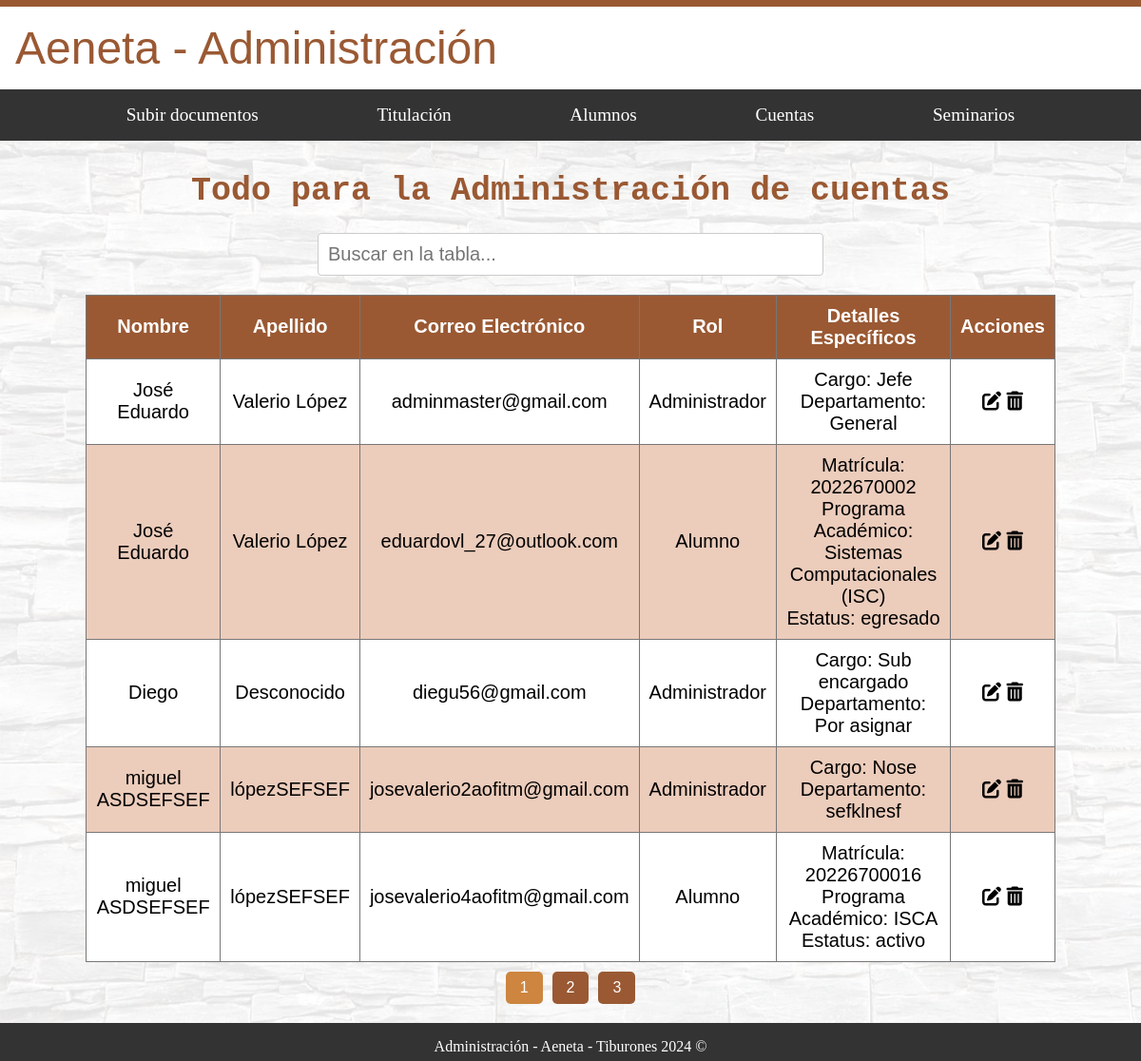
The page /administracion/cuentas/administrar_cuentas/ (signed in) on the database its author committed.
### usuarios/models.py (models this page shows)
class CustomUser(AbstractUser):
    nombre = models.CharField(max_length=100)
    apellido = models.CharField(max_length=100)
    correo_electronico = models.EmailField(unique=True)
    is_administrador = models.BooleanField(default=False)
    is_alumno = models.BooleanField(default=False)
    is_docente = models.BooleanField(default=False)
    matricula = models.CharField(max_length=20, blank=True, null=True)
    programa_academico = models.CharField(max_length=100, blank=True, null=True)
    estatus = models.CharField(max_length=20, choices=[('activo', 'Activo'), ('egresado', 'Egresado')], blank=True, null=True)
    especialidad = models.CharField(max_length=100, blank=True, null=True)
    departamento_docente = models.CharField(max_length=100, blank=True, null=True)
    cargo = models.CharField(max_length=100, blank=True, null=True)
    departamento_admin = models.CharField(max_length=100, blank=True, null=True)

### administracion/views.py (the view)
# urls.py: path('cuentas/administrar_cuentas/', AdministracionAdminCuentas.as_view(), name='administrar_cuentas'),
class AdministracionAdminCuentas(AdminRequiredMixin, TemplateView):
    template_name = 'administracion/cuentas/administrar_cuentas.html'
    def get_context_data(self, **kwargs):
        context = super().get_context_data(**kwargs)
        context['usuarios'] = CustomUser.objects.all()
        return context

### administracion/mixins.py (called while the page is built)
    def dispatch(self, request, *args, **kwargs):
        if not request.user.is_authenticated:
            return self.handle_no_permission()
        if not getattr(request.user, 'is_administrador', False):  # Usar getattr para manejar si el atributo no existe
            messages.error(request, 'No tienes permiso para ver esta página.')
            return redirect('nombre_de_la_url_por_defecto')
        return super().dispatch(request, *args, **kwargs)

### administracion/templates/administracion/cuentas/administrar_cuentas.html (shortened to what this page needs)
{% extends "base_generic_Administracion.html" %}
{% load static%}
{% block content %}
  <div id="fondo">
    <div class="contenedor_principal letra_texto">
      <h1 class="letra_titulos">Todo para la Administración de cuentas</h1>
      <input type="text" id="searchInput" onkeyup="filterTable()" placeholder="Buscar en la tabla..." class="letra_texto">
      <table border="1" id="userTable">
        <thead>
          <tr>
            <th>Nombre</th>
            <th>Apellido</th>
            <th>Correo Electrónico</th>
            <th>Rol</th>
            <th>Detalles Específicos</th>
            <th>Acciones</th>
          </tr>
        </thead>
        <tbody id="tableBody">
          {% for usuario in usuarios %}
          <tr>
            <td>{{ usuario.nombre }}</td>
            <td>{{ usuario.apellido }}</td>
            <td>{{ usuario.correo_electronico }}</td>
            <td>
              {% if usuario.is_administrador %}
                Administrador
              {% elif usuario.is_alumno %}
                Alumno
              {% elif usuario.is_docente %}
                Docente
              {% else %}
                No definido
              {% endif %}
            </td>
            <td>
              {% if usuario.is_alumno %}
                Matrícula: {{ usuario.matricula }}<br>
                Programa Académico: {{ usuario.programa_academico }}<br>
                Estatus: {{ usuario.estatus }}
              {% elif usuario.is_docente %}
                Especialidad: {{ usuario.especialidad }}<br>
                Departamento: {{ usuario.departamento_docente }}
              {% elif usuario.is_administrador %}
                Cargo: {{ usuario.cargo }}<br>
                Departamento: {{ usuario.departamento_admin }}
              {% endif %}
            </td>
            <td>
              <i class="fas fa-edit" onclick="editarUsuario('{{ usuario.id }}')"></i>
              <i class="fas fa-trash-alt" onclick="deleteUsuario('{{ usuario.id }}')"></i>
          </td>
          </tr>
          {% endfor %}
        </tbody>
      </table>
      <div id="pagination" class="pagination">
      </div>
    </div>
  </div>
{% endblock %}

### administracion/static/styles/home_administracion.css (style rules this page uses)
html { margin: 0; padding: 0; overflow-x: hidden; box-sizing: border-box; }
.header-flex-container, #fondo, footer { width: 100%; max-width: 100%; box-sizing: border-box; }
body { margin: 0; padding: 0; min-height: 100vh; display: flex; flex-direction: column; }
.header-flex-container, #fondo, footer { width: 100%; }
#fondo { position: relative; flex: 1; display: flex; flex-direction: column; justify-content: center; }
#fondo::before { content: ''; background-image: url('/static/image_admin/fondos_admin/Fondo.jpg'); opacity: 0.1; top: 0; left: 0; bottom: 0; right: 0; position: absolute; z-index: -1; }
.contenedor_principal { position: relative; margin: auto; width: 85%; z-index: 2; padding: 10px; }
.letra_titulos { font-family: monospace; color: #9A5933; font-size: 35px; text-align: center; }
.letra_texto { font-family: sans-serif; color: black; font-size: 20px; text-align: justify; }

### administracion/static/styles/subirDoc.css (style rules this page uses)
.contenedor_principal { position: relative; margin: auto; width: 85%; z-index: 2; padding: 10px; }
.letra_titulos { font-family: monospace; color: #9A5933; font-size: 35px; text-align: center; }
.letra_texto { font-family: sans-serif; color: black; font-size: 20px; text-align: justify; }
input[type="text"], input[type="date"], input[type="file"], select, textarea { width: 95%; padding: 10px; margin-bottom: 20px; border: 1px solid #ccc; border-radius: 4px; }

### administracion/static/styles/alumno.css (style rules this page uses)
table { width: 100%; border-collapse: collapse; background-color: white; }
table th, table td { border: 1px solid #777777; padding: 10px; text-align: center; }
thead th { background-color: #9A5933; color: #fff; }
tbody tr:nth-child(even) { background-color: #ecccbb; }

### administracion/static/styles/administrar_cuentas.css (style rules this page uses)
#searchInput { width: 50%; display: block; margin-top: 20px; margin-bottom: 20px; margin-left: auto; margin-right: auto; }

### administracion/static/styles/paginacion.css (style rules this page uses)
#pagination { text-align: center; margin-top: 10px; margin-bottom: 10px; }

### rows shown on the page
CustomUser: nombre "José Eduardo", apellido "Valerio López", correo_electronico "adminmaster@gmail.com", is_administrador "Administrador", cargo "Jefe", departamento_admin "General"
CustomUser: nombre "José Eduardo", apellido "Valerio López", correo_electronico "eduardovl_27@outlook.com", is_administrador "Alumno", matricula "2022670002", programa_academico "Sistemas Computacionales (ISC)", estatus "egresado"
CustomUser: nombre "Diego", apellido "Desconocido", correo_electronico "diegu56@gmail.com", is_administrador "Administrador", cargo "Sub encargado", departamento_admin "Por asignar"
CustomUser: nombre "miguel ASDSEFSEF", apellido "lópezSEFSEF", correo_electronico "josevalerio2aofitm@gmail.com", is_administrador "Administrador", cargo "Nose", departamento_admin "sefklnesf"
CustomUser: nombre "miguel ASDSEFSEF", apellido "lópezSEFSEF", correo_electronico "josevalerio4aofitm@gmail.com", is_administrador "Alumno", matricula "20226700016", programa_academico "ISCA", estatus "activo"
